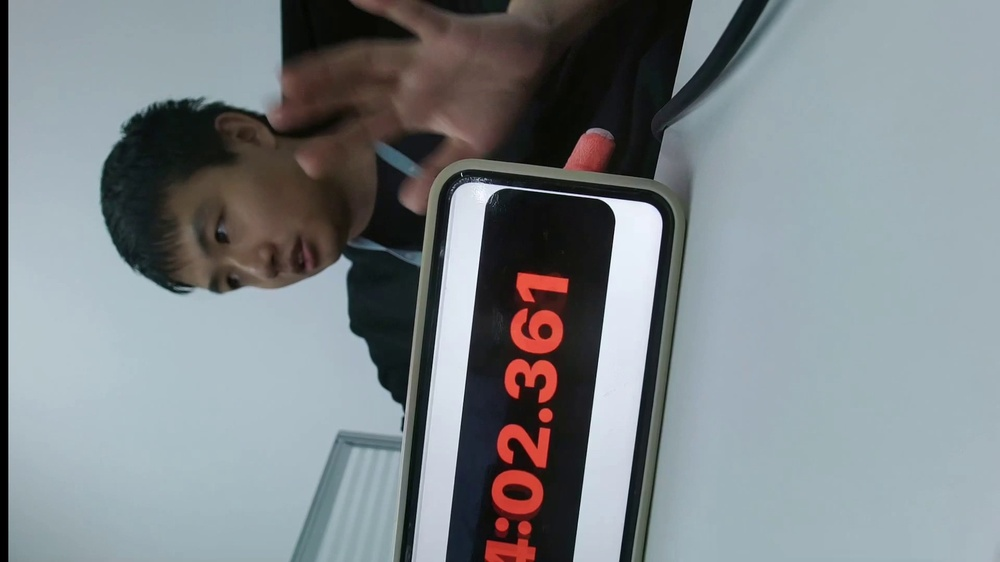
#> input picture ui/test/record/test/00000019.jpg, 1000 x 562 px, shrunk from 1920 x 1080 before the run
$ python 'opencv颜色翻转2.py'
#> lines starting #> are read from the running program, lines starting #| are printed output that depends on the picture; after the words box and inside, x2 and y2 are one past the last pixel; in counts of white or black regions, pixels touching at a corner belong together
import cv2
import numpy as np

img = cv2.imread('00000019.jpg')
#> img is the input picture: shape (562, 1000, 3); mean B, G, R 135.5, 131.8, 125.2

ret, mask = cv2.threshold(img[:, :,2], 200, 255, cv2.THRESH_BINARY)
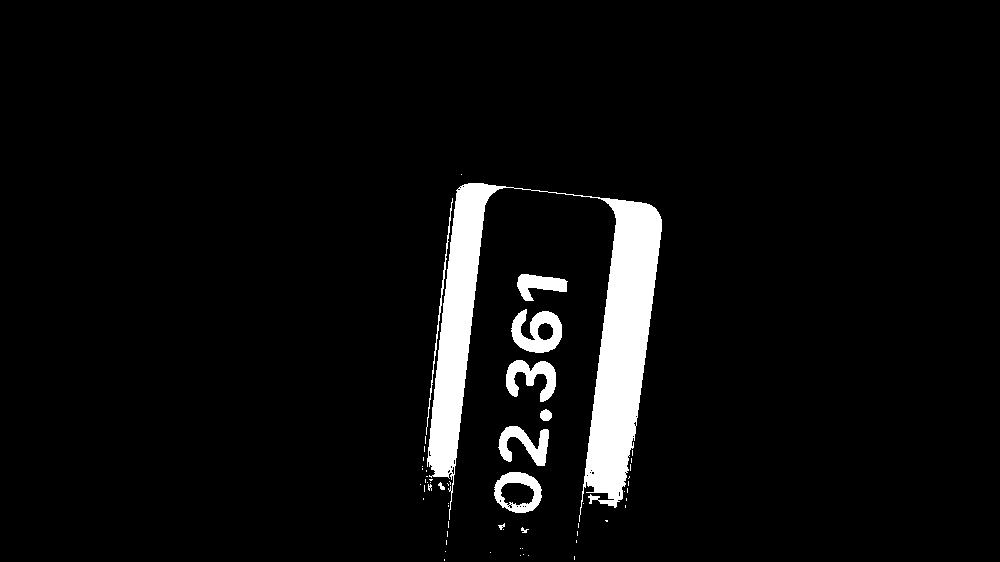
#> mask: shape (562, 1000); 5.1% white; 58 white regions (47 under 20 px), largest, box (x1, y1, x2, y2) and area: (427, 183, 662, 522) 22507, (511, 309, 562, 353) 1346, (506, 360, 556, 402) 1093

mask3 = np.zeros_like(img)
mask3[:, :, 0] = mask
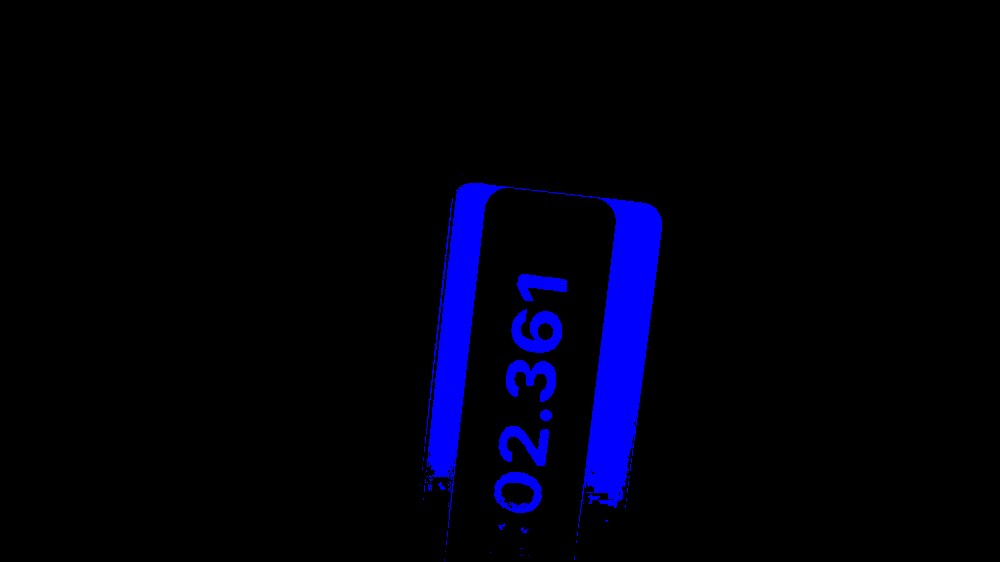
#> mask3: shape (562, 1000, 3); mean of channels 0, 1, 2 12.9, 0, 0; drawn as B, G, R
mask3[:, :, 1] = mask
mask3[:, :, 2] = mask
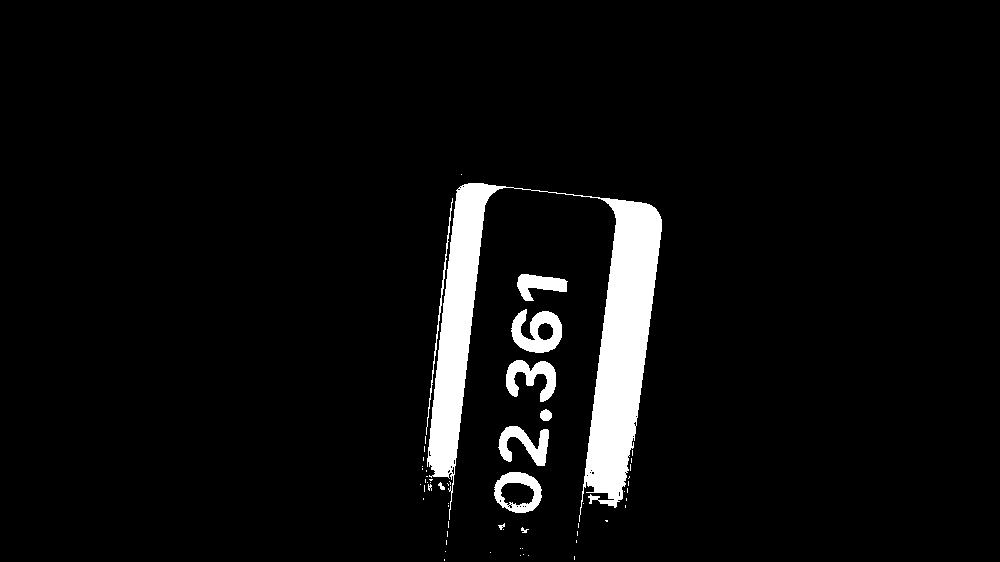
#> mask3: shape (562, 1000, 3); 5.1% white; 58 white regions (47 under 20 px), largest, box (x1, y1, x2, y2) and area: (427, 183, 662, 522) 22507, (511, 309, 562, 353) 1346, (506, 360, 556, 402) 1093

# extracting `orange` region using `biteise_and`
orange = cv2.bitwise_and(img, mask3)
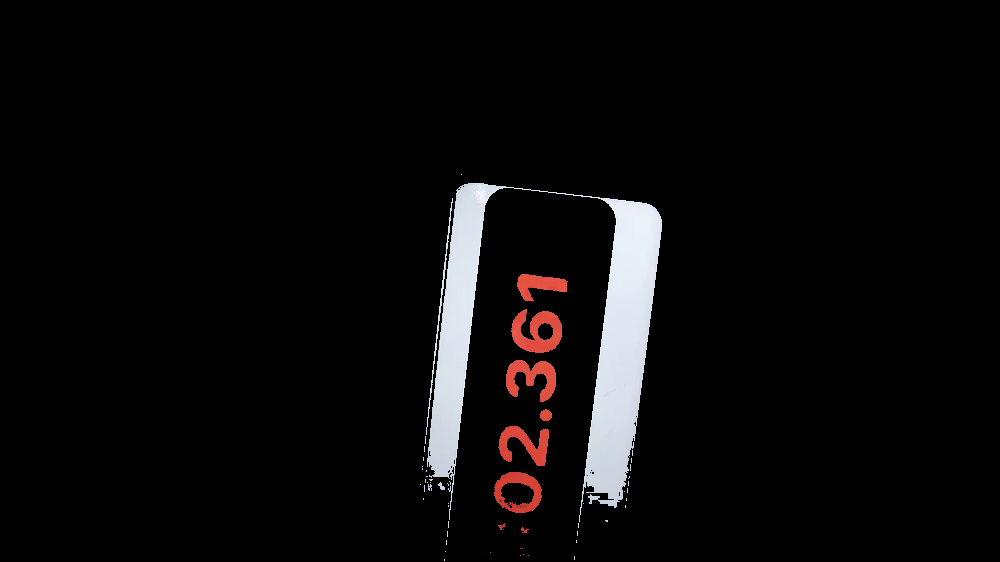
#> orange: shape (562, 1000, 3); mean B, G, R 10.3, 10, 11


cv2.imwrite('orange.png', orange)

$ run again, with ui/test/record/test/00000249.jpg copied over ui/test/record/test/00000019.jpg
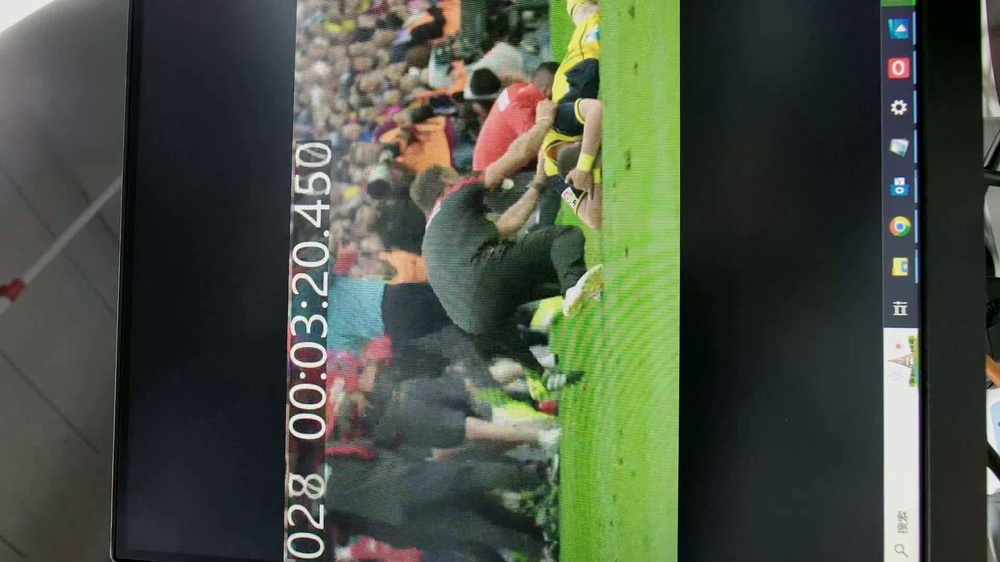
#> input picture ui/test/record/test/00000249.jpg, 1000 x 562 px, shrunk from 1920 x 1080 before the run
#> img is the input picture: shape (562, 1000, 3); mean B, G, R 66.5, 79.5, 71.6
#> `ret, mask = cv2.threshold(img[:, :,2], 200, 255, cv2.THRESH_BINARY)`:
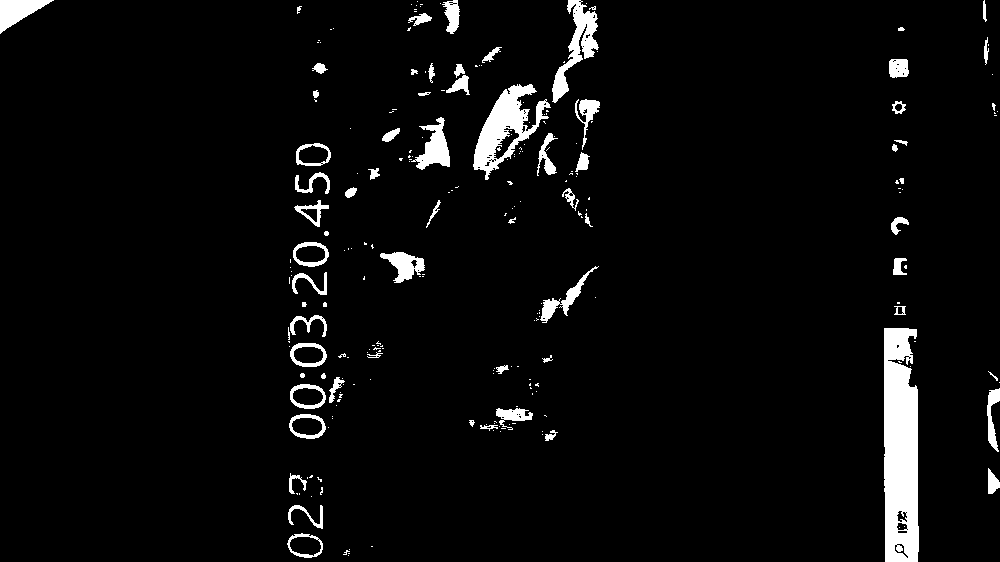
#> mask: shape (562, 1000); 4.3% white; 241 white regions (175 under 20 px), largest, box (x1, y1, x2, y2) and area: (884, 328, 919, 562) 7228, (473, 84, 551, 180) 2868, (552, 0, 599, 103) 1608
#> `orange = cv2.bitwise_and(img, mask3)`:
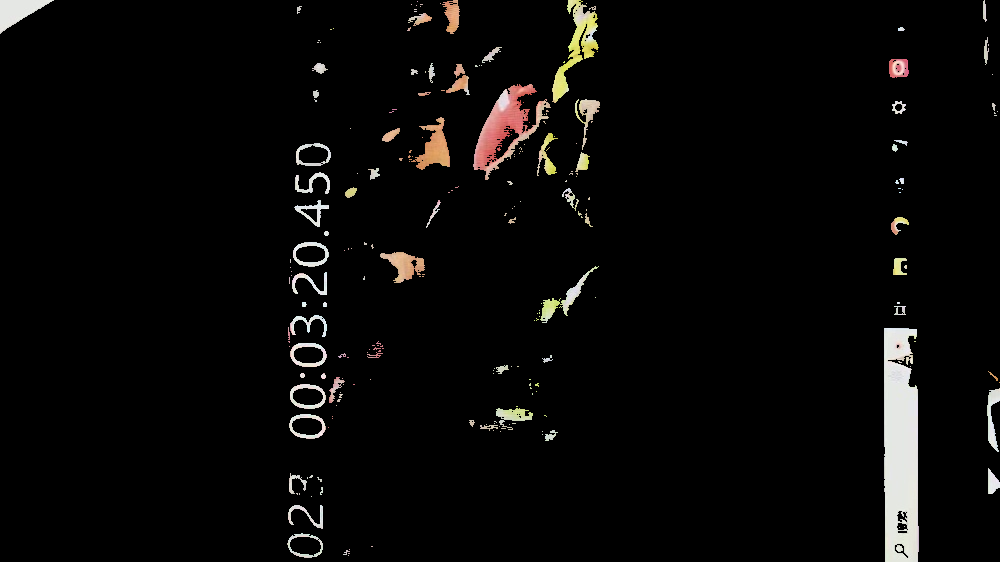
#> orange: shape (562, 1000, 3); mean B, G, R 7.9, 8.8, 9.5
